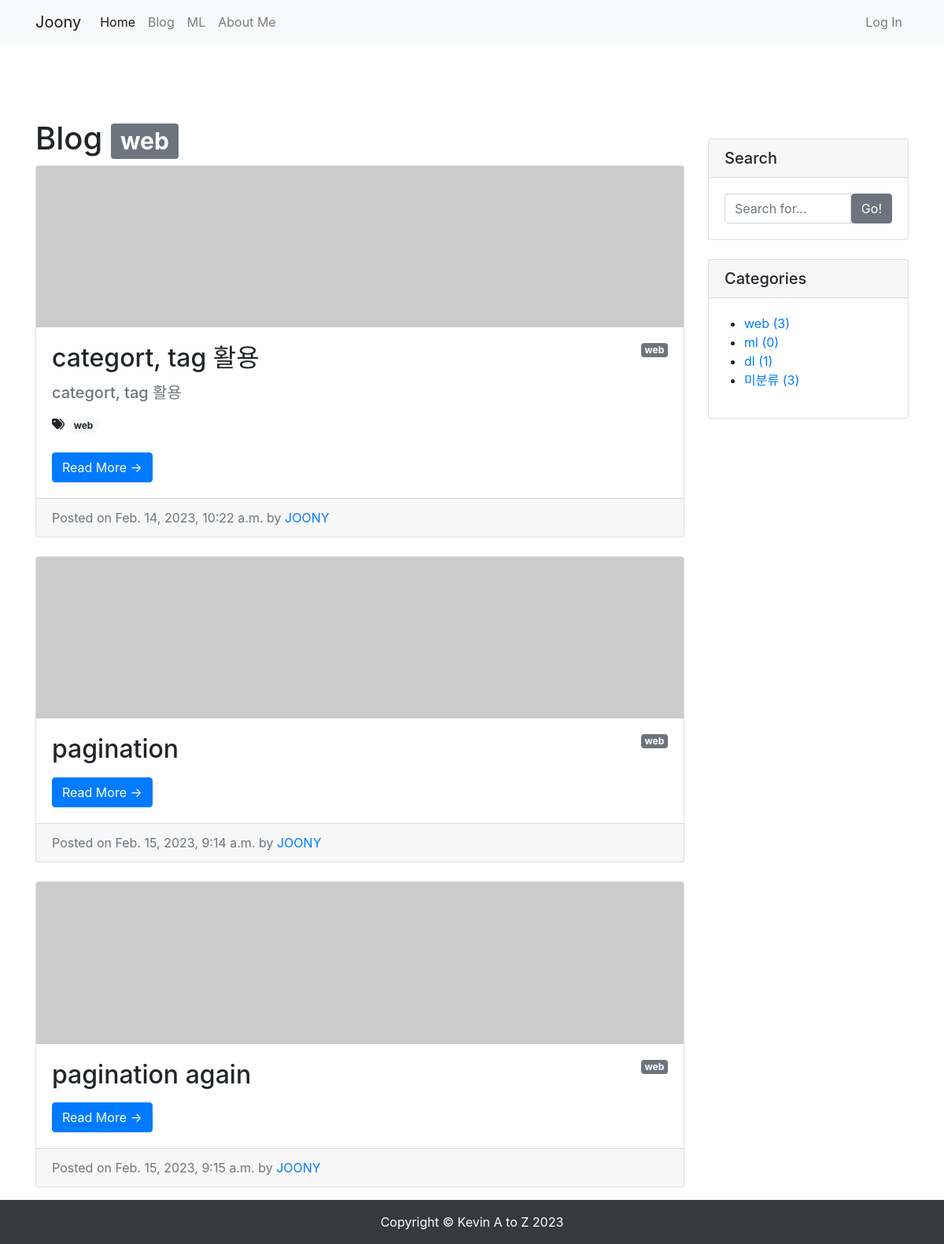
Page /blog/category/web/ on the committed database.
### blog/models.py (models this page shows, shortened)
class Category(models.Model):
    name = models.CharField(max_length=50, unique=True)
    slug = models.SlugField(max_length=200, unique=True, allow_unicode=True)
    def __str__(self):
        return self.name
    def get_absolute_url(self):
        return f'/blog/category/{self.slug}/'
    class Meta:
        verbose_name_plural = 'categories'

class Post(models.Model):
    title = models.CharField(max_length=30)
    hook_text = models.CharField(max_length=100, blank=True)
    content = models.TextField()
    head_image = models.ImageField(upload_to='blog/images/%Y/%m/%d/', blank=True)
    file_upload = models.FileField(upload_to='blog/files/%Y/%m/%d/', blank=True)
    created_at = models.DateTimeField(auto_now_add=True)
    updated_at = models.DateTimeField(auto_now=True)
    author = models.ForeignKey(User, null=True, on_delete=models.SET_NULL)
    category = models.ForeignKey(Category, null=True, blank=True, on_delete=models.SET_NULL)
    tags = models.ManyToManyField(Tag, blank=True)
    def get_absolute_url(self): # 객체의 상세 페이지로 이동할 수 있는 링크를 만들 수 있음. url 생성 규칙을 정의하는 메서드
        return f'/blog/{self.pk}/'
    def get_content_markdown(self):
        return markdown(self.content)

class Tag(models.Model):
    name = models.CharField(max_length=50)
    slug = models.SlugField(max_length=200, unique=True, allow_unicode=True)
    def __str__(self):
        return self.name
    def get_absolute_url(self):
        return f'/blog/tag/{self.slug}/'

### blog/views.py (the view)
# urls.py: path('category/<str:slug>/', views.category_page),
def category_page(request, slug):
    if slug == 'no_category':
        category = '미분류'
        post_list = Post.objects.filter(category=None)
    else:
        category = Category.objects.get(slug=slug)
        post_list = Post.objects.filter(category=category)
    return render(
        request,
        'blog/post_list.html',
        {
            'post_list': post_list,
            'categories': Category.objects.all(),
            'no_category_post_count': Post.objects.filter(category=None).count(),
            'category': category,
        }
    )

### blog/templates/blog/post_list.html (shortened to what this page needs)
{% extends 'blog/base.html' %}
{% block main_area %}
    <h1>Blog
        {% if category %}<span class="badge badge-secondary">{{ category }}</span>{% endif %}
    </h1>
    {% if post_list.exists %}
    {% for p in post_list %}
    <div class="card mb-4" id="post-{{p.pk}}">
        {% if p.head_image %}
            <img class="card-img-top" src="{{ p.head_image.url }}" alt="{{ p }} head image">
        {% else %}
            <img class="card-img-top" src="https://picsum.photos/seed/{{ p.id }}/800/200" alt="random_image">
        {% endif %}
        <div class="card-body">
            {% if p.category %}
                <span class="badge badge-secondary float-right">{{ p.category }}</span>
            {% else %}
                <span class="badge badge-secondary float-right">미분류</span>
            {% endif %}
            <h2 class="card-title">{{ p.title}}</h2>
            {% if p.hook_text %}
                <h5 class="text-muted">{{ p.hook_text }}</h5>
            {% endif %}
            {% if p.tags.exists %}
                        <i class="fas fa-tags"></i>
                        {% for tag in p.tags.iterator %}
                            <a href="{{ tag.get_absolute_url }}"><span class="badge badge-pill badge-light">{{ tag }}</span></a>
                        {% endfor %}
                        <br/>
                        <br/>
                    {% endif %}
            <a href="{{ p.get_absolute_url }}" class="btn btn-primary">Read More &rarr;</a>
        </div>
        <div class="card-footer text-muted">
            Posted on {{ p.created_at}} by
            <a href="#">{{p.author | upper}}</a>
        </div>
    </div>
{% endfor %}
    {% else %}
        <h3>아직 게시물이 없습니다.</h3>
    {% endif %}
{% endblock %}

### blog/templates/blog/base.html (shortened to what this page needs)
<!DOCTYPE html>
<html lang="en">
<head>
    <link rel="stylesheet" href="https://cdn.jsdelivr.net/npm/bootstrap@4.5.3/dist/css/bootstrap.min.css">
</head>
<body>
    {% include 'blog/navbar.html' %}
    <div class="container pt-5 my-5">
        <div class="row">
            <div class="col-md-8 col-lg-9" id="main-area">
                {% block main_area %}
                {% endblock %}
            </div>
            <div class="col-md-4 col-lg-3">
                <div class="card my-4">
                    <h5 class="card-header">Search</h5>
                    <div class="card-body">
                        <div class="input-group">
                            <input type="text" class="form-control" placeholder="Search for..." id="search-input">
                            <span class="input-group-btn">
                                    <button class="btn btn-secondary" type="button" onclick="searchPost();">Go!</button>
                                </span>
                        </div>
                    </div>
                </div>
                <div class="card my-4" id="categories-card">
                    <h5 class="card-header">Categories</h5>
                    <div class="card-body">
                        <div class="row">
                            <ul>
                                {% for category in categories %}
                                <li>
                                    <a href="{{ category.get_absolute_url }}">{{ category }} ({{ category.post_set.count }})</a>
                                </li>
                                {% endfor %}
                                <li>
                                    <a href="/blog/category/no_category/">미분류 ({{ no_category_post_count }})</a>
                                </li>
                            </ul>
                        </div>
                    </div>
                </div>
            </div>
        </div>
    </div>
    {% include 'blog/footer.html' %}
</body>
</html>

### rows in the picture
Category: name "web", post_set.count "3"
Post: category "web", title "categort, tag 활용", hook_text "categort, tag 활용", created_at "Feb. 14, 2023, 10:22 a.m.", author "JOONY"
Tag: name "web"
Post: category "web", title "pagination", created_at "Feb. 15, 2023, 9:14 a.m.", author "JOONY"
Post: category "web", title "pagination again", created_at "Feb. 15, 2023, 9:15 a.m.", author "JOONY"
Category: name "ml", post_set.count "0"
Category: name "dl", post_set.count "1"

### other values in the picture
{{ no_category_post_count }} "3"
